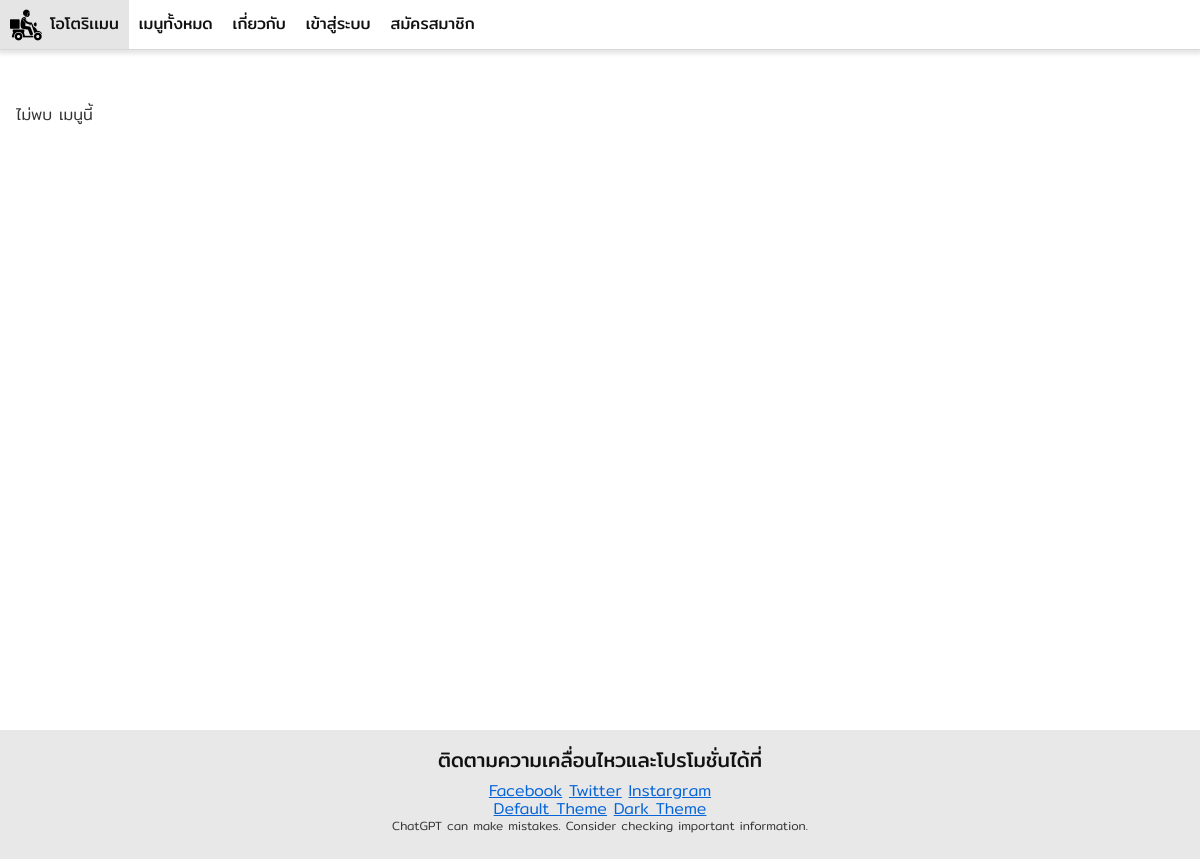
The page /foods/9 on the database as committed earlier.
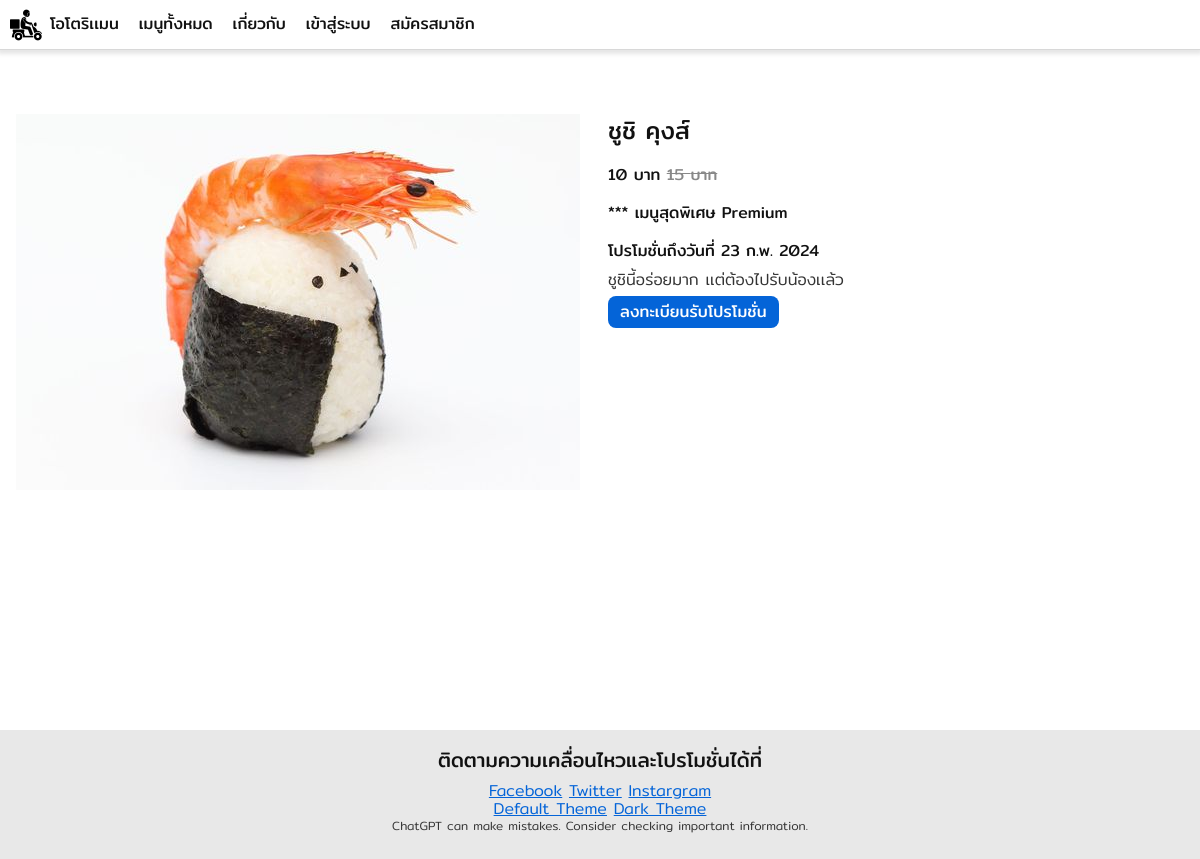
The same page on the database as committed later.
### app_foods/models.py (models this page shows, shortened)
class Food(models.Model):
    title = models.CharField(max_length=60)
    price = models.IntegerField()
    special_price = models.IntegerField(null=True, blank=True)
    is_premium = models.BooleanField(default=False)
    promotion_end_at = models.DateTimeField(null=True, blank=True)
    description = models.TextField(null=True, blank=True)
    image_relative_url = models.CharField(max_length=50, null=True, blank=True)

### app_foods/views.py (the view)
# urls.py: path('<int:food_id>',views.food, name='FOOD'),
def food(request:HttpRequest, food_id):
    one_food = None
    is_favorite_food = False
    try:
        one_food =Food.objects.get(id=food_id)
        if request.user.is_authenticated:
            user_favorite_food = UserFavoriteFood.objects.get(
                user=request.user,
                food=one_food
            )
            is_favorite_food = user_favorite_food is not None
    except:
        print('หาไม่เจอ หรือเธอลืม')
    form = FavoriteFoodForm()
    context = {
        'food': one_food,
        "form": form,
        "is_favorite_food": is_favorite_food
    }
    return render(request, 'app_foods/food.html', context)

### app_foods/templates/app_foods/food.html (shortened to what this page needs)
{% extends 'app_general/components/base.html' %}
{% load static %}
{% block content %}
<section class="content-section content-section-single">
    <div class="content-container">
        {% if food is not None %}
            <div class="grid grid-2">
                <img class="image-block" src="{% static food.image_relative_url %}">
                <div>
                    <h3>{{ food.title }}</h3>
                    {% if food.special_price is not None %}
                        <p>
                            <h6>
                                <span>{{ food.special_price }} บาท </span>
                                <del class="text-gray">{{ food.price|floatformat:'g' }} บาท </del>
                            </h6>
                        </p>
                    {% else %}
                            <p>
                                <h6>
                                    {{ food.price|floatformat:'g' }} บาท
                                </h6>
                            </p>
                    {% endif %}
                    {% if food.is_premium %}
                        <p>
                            <h6>
                                *** เมนูสุดพิเศษ Premium
                            </h6>
                        </p>
                    {% endif %}
                    {% if food.promotion_end_at is not None %}
                        <p>
                            <h6>
                                โปรโมชั่นถึงวันที่ {{ food.promotion_end_at | date:'j N Y'}}
                            </h6>
                        </p>
                    {% endif %}
                    <p>{{ food.description }}</p>
                    {% if user.is_authenticated %}
                        {% if not is_favorite_food %}
                            <form action="{% url 'favorite_food' food.id  %}" method="post">
                                {% csrf_token %}
                                {{ form.as_p }}
                                <div>
                                    <button class="button button-pimary" type="submit" >เพิ่มเมนูโปรด</button>
                                </div>
                            </form>
                        {% else %}
                            <p><h6>นี่คือเมนูโปรดของคุณ</h6></p>
                        {% endif %}
                    {% else %}
                        <p>
                            <a class="button button-pimary" href="{% url 'subscription' %}">ลงทะเบียนรับโปรโมชั่น</a>
                        </p>
                    {% endif %}
                </div>
            </div>
        {% else%}
            <p>ไม่พบ เมนูนี้</p>
        {% endif %}
    </div>
</section>
{% endblock %}

### app_general/templates/app_general/components/base.html (shortened to what this page needs)
{% load static %}
<!DOCTYPE html>
<html lang="en">
<head>
    <link rel="stylesheet" href="{% static 'app_general/normalize.css' %}">
    <link rel="stylesheet" href="{% static 'app_general/main.css' %}">
</head>
<body class="{{ request.COOKIES.theme }}">
    {% include 'app_general/components/site_header.html' %}
    {% block content %} {% endblock  %}
    {% include 'app_general/components/site_footer.html' %}
</body>
</html>

### app_general/templates/app_general/components/site_header.html
{% load static %}
<header class="site-header">
    <a class="site-header-item site-header-brand" href="{% url 'HOME' %} ">
        <img src="{% static 'app_general/Delivery.png' %}">
        <span>โอโตริเเมน</span>
    </a>
    <a class="site-header-item" href="{% url 'FOODS' %}">
        <span>เมนูทั้งหมด</span>
    </a>
    <a class="site-header-item" href="{% url 'ABOUT' %}">
        <span>เกี่ยวกับ</span>
    </a>
    {% if user.is_authenticated %}
        <a class="site-header-item" href="{% url 'dashboard' %}">
            <span>{{ user.username }}</span>
        </a>
        <a class="site-header-item" href="{% url 'logout' %}" onclick="event.preventDefault(); document.getElementById('logout-form').submit();">
            <span>ออกจากระบบ</span>
        </a>
        <form id="logout-form" method="post" action="{% url 'logout' %}" style="display: none;">
            {% csrf_token %}
            <input type="submit" value="ออกจากระบบ">
        </form>
    {% else %}
        <a class="site-header-item" href="{% url 'login' %}">
            <span>เข้าสู่ระบบ</span>
        </a>
        <a class="site-header-item" href="{% url 'register' %}">
            <span>สมัครสมาชิก</span>
        </a>
    {% endif %}
</header>

### app_general/templates/app_general/components/site_footer.html
<footer class="site-footer">
    <h5>ติดตามความเคลื่อนไหวและโปรโมชั่นได้ที่</h5>
    <p>
        <a href="#">Facebook</a>
        <a href="#">Twitter</a>
        <a href="#">Instargram</a>
    </p>
    <p>
        <a href="{% url 'change_theme' %}?theme=default">Default Theme</a>
        <a href="{% url 'change_theme' %}?theme=dark">Dark Theme</a>
    </p>
    <p class="site-footer-copyright">ChatGPT can make mistakes. Consider checking important information.</p>
</footer>

### app_general/static/app_general/main.css (style rules this page uses)
html { color: #333333; font-family: 'Mitr', sans-serif; font-weight: 300; }
h1,h2,h3,h4,h5,h6 { color: #111111; font-weight: 400; line-height: 1.4; margin-top: 0px; margin-bottom: 16px; }
h3 { font-size: 24px; }
h5 { font-size: 20px; }
h6 { font-size: 16px; }
p { font-size: 16px; line-height: 1.6px; margin-top: 0px; margin-bottom: 16px; }
a { color: rgb(4, 100, 216); }
.text-gray { color: #888888; }
.image-block { display: block; max-width: 100%; margin-bottom: 12px; }
.content-section { padding: 64px 16px; }
.content-section-single { min-height: calc(100vh - 120px); }
.content-container { max-width: 1200px; margin-left: auto; margin-right: auto; }
.grid { display: grid; grid-template-columns: 1fr; column-gap: 16px; row-gap: 16px; margin-bottom: 16px; }
@media screen and (min-width: 720px) { .grid-2 { grid-template-columns: 1fr 1fr; } }
.site-header { background-color: white; border-bottom: 1px solid rgb(216, 216, 216); box-shadow: 0px 2px 4px 2px rgba(0, 0, 0, 0.1); display: flex; justify-content: flex-start; height: 50px; }
.site-header-item { color: #111111; background-color: rgba(0, 0, 0, 0); font-weight: 400; text-decoration: none; display: flex; align-items: center; padding: 0px 10px; transition: background-color 300ms; }
.site-header-brand img { display: inline-block; height: 32px; margin-right: 8px; }
.site-footer { background-color: rgb(232, 232, 232); text-align: center; padding: 16px; }
.site-footer-copyright { font-size: 12px; }
.button { -moz-appearance: none; -webkit-appearance: none; appearance: none; color: white; background-color: #333333; border: none; border-radius: 8px; font-weight: 400; line-height: 1; text-decoration: none; display: inline-block; padding: 8px 12px; margin-bottom: 16px; cursor: pointer; }
.button-pimary { background-color: rgb(4, 100, 216); }

Rows that differ between the two databases and show on the page:
added Food: image_relative_url (picture), title "ชูชิ คุงส์", special_price "10", price "15", promotion_end_at "23 ก.พ. 2024", description "ชูชินี้อร่อยมาก เเต่ต้องไปรับน้องเเล้ว"
Other text that changed with them:
text no longer shown: "ไม่พบ เมนูนี้"
text now shown: "บาท บาท *** เมนูสุดพิเศษ Premium โปรโมชั่นถึงวันที่ ลงทะเบียนรับโปรโมชั่น"
